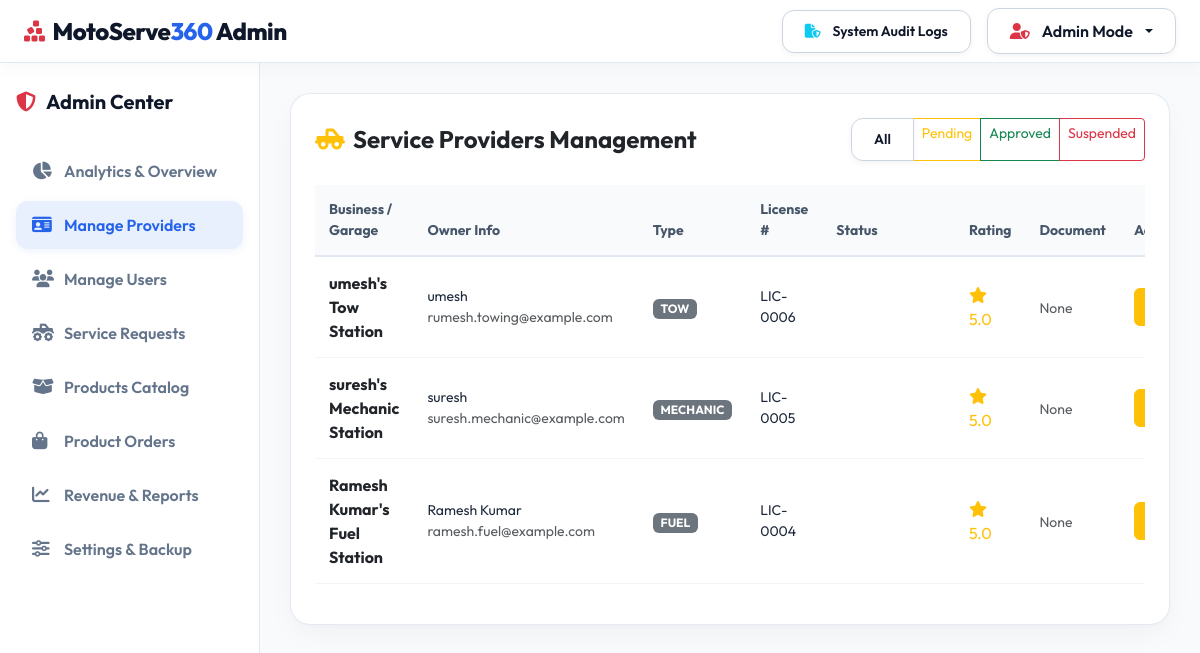
The page /admin/providers (signed in) on the database its author committed.
### models/user.py (models this page shows, shortened)
class ProviderProfile(db.Model):
    __tablename__ = 'providers'
    id = db.Column(db.Integer, primary_key=True)
    user_id = db.Column(db.Integer, db.ForeignKey('users.id'), nullable=False, unique=True)
    provider_type = db.Column(db.String(30), nullable=False) # 'fuel', 'mechanic', 'tow'
    business_name = db.Column(db.String(150), nullable=False)
    license_number = db.Column(db.String(50), nullable=False)
    document_url = db.Column(db.String(255), nullable=True)
    is_online = db.Column(db.Boolean, default=False)
    current_lat = db.Column(db.Float, default=12.9716) # Default Bengaluru coordinates
    current_lng = db.Column(db.Float, default=77.5946)
    rating = db.Column(db.Float, default=5.0)
    total_ratings = db.Column(db.Integer, default=1)
    status = db.Column(db.String(20), default='pending') # 'pending', 'approved', 'rejected', 'suspended'
    created_at = db.Column(db.DateTime, default=datetime.utcnow)
    assigned_requests = db.relationship('ServiceRequest', foreign_keys='ServiceRequest.provider_id', backref='provider_profile', lazy=True)
    reviews = db.relationship('Review', backref='provider_profile', lazy=True)

class User(UserMixin, db.Model):
    __tablename__ = 'users'
    id = db.Column(db.Integer, primary_key=True)
    name = db.Column(db.String(100), nullable=False)
    email = db.Column(db.String(120), unique=True, nullable=False, index=True)
    password_hash = db.Column(db.String(255), nullable=False)
    phone = db.Column(db.String(20), nullable=False)
    role = db.Column(db.String(20), nullable=False, default='customer') # 'customer', 'provider', 'admin'
    avatar = db.Column(db.String(255), default='default_avatar.png')
    license_number = db.Column(db.String(50), nullable=True)
    created_at = db.Column(db.DateTime, default=datetime.utcnow)
    is_active = db.Column(db.Boolean, default=True)
    vehicles = db.relationship('Vehicle', backref='owner', lazy=True, cascade="all, delete-orphan")
    provider_profile = db.relationship('ProviderProfile', backref='user', uselist=False, cascade="all, delete-orphan")
    customer_requests = db.relationship('ServiceRequest', foreign_keys='ServiceRequest.customer_id', backref='customer', lazy=True)
    cart_items = db.relationship('CartItem', backref='user', lazy=True, cascade="all, delete-orphan")
    orders = db.relationship('Order', backref='customer', lazy=True)
    payments = db.relationship('Payment', backref='user', lazy=True)
    notifications = db.relationship('Notification', backref='user', lazy=True, cascade="all, delete-orphan")
    def is_admin(self):
        return self.role == 'admin'
    def is_customer(self):
        return self.role == 'customer'

### routes/admin.py (the view)
@admin_bp.route('/providers')
@login_required
@admin_required
def providers():
    status_filter = request.args.get('status', 'all')
    query = ProviderProfile.query
    if status_filter != 'all':
        query = query.filter_by(status=status_filter)
    providers_list = query.order_by(ProviderProfile.created_at.desc()).all()
    return render_template('admin/providers.html', providers=providers_list, status_filter=status_filter)

### routes/admin.py (called while the page is built)
def admin_required(f):
    from functools import wraps
    @wraps(f)
    def decorated_function(*args, **kwargs):
        if not current_user.is_authenticated or not current_user.is_admin():
            flash('Access denied. Admin authorization required.', 'danger')
            return redirect(url_for('auth.login', role='admin'))
        return f(*args, **kwargs)
    return decorated_function

### templates/admin/providers.html (shortened to what this page needs)
{% extends 'admin/base_admin.html' %}
{% block admin_content %}
<div class="glass-card p-4">
  <div class="d-flex justify-content-between align-items-center mb-4">
    <h4 class="fw-bold text-dark mb-0"><i class="fas fa-truck-pickup text-warning me-2"></i>Service Providers Management</h4>
    <div class="btn-group btn-group-sm">
      <a href="{{ url_for('admin.providers', status='all') }}" class="btn btn-white-custom {% if status_filter == 'all' %}active{% endif %}">All</a>
      <a href="{{ url_for('admin.providers', status='pending') }}" class="btn btn-outline-warning {% if status_filter == 'pending' %}active{% endif %}">Pending</a>
      <a href="{{ url_for('admin.providers', status='approved') }}" class="btn btn-outline-success {% if status_filter == 'approved' %}active{% endif %}">Approved</a>
      <a href="{{ url_for('admin.providers', status='suspended') }}" class="btn btn-outline-danger {% if status_filter == 'suspended' %}active{% endif %}">Suspended</a>
    </div>
  </div>
  {% if providers %}
    <div class="table-responsive">
      <table class="table table-hover align-middle">
        <thead>
          <tr class="text-muted small">
            <th>Business / Garage</th>
            <th>Owner Info</th>
            <th>Type</th>
            <th>License #</th>
            <th>Status</th>
            <th>Rating</th>
            <th>Document</th>
            <th>Actions</th>
          </tr>
        </thead>
        <tbody>
          {% for p in providers %}
            <tr>
              <td class="fw-bold text-dark">{{ p.business_name }}</td>
              <td class="small">{{ p.user.name }}<br><span class="text-muted">{{ p.user.email }}</span></td>
              <td><span class="badge bg-secondary text-uppercase">{{ p.provider_type }}</span></td>
              <td class="small">{{ p.license_number }}</td>
              <td><span class="badge badge-status badge-{{ p.status }}">{{ p.status }}</span></td>
              <td><span class="text-warning"><i class="fas fa-star"></i> {{ p.rating }}</span></td>
              <td>
                {% if p.document_url %}
                  <a href="{{ url_for('static', filename='uploads/' + p.document_url) }}" target="_blank" class="btn btn-sm btn-white-custom"><i class="fas fa-file-pdf"></i> View</a>
                {% else %}
                  <span class="text-muted small">None</span>
                {% endif %}
              </td>
              <td>
                <div class="btn-group btn-group-sm">
                  {% if p.status != 'rejected' %}
                    <form action="{{ url_for('admin.provider_action', provider_id=p.id, action='reject') }}" method="POST" class="d-inline">
                      <button type="submit" class="btn btn-warning" title="Reject"></button>
                    </form>
                  {% endif %}
                </div>
              </td>
            </tr>
          {% endfor %}
        </tbody>
      </table>
    </div>
  {% else %}
    <p class="text-muted text-center py-4">No providers found for the selected status filter.</p>
  {% endif %}
</div>
{% endblock %}

### templates/admin/base_admin.html (shortened to what this page needs)
<!DOCTYPE html>
<html lang="en">
<head>
  <link href="https://cdn.jsdelivr.net/npm/bootstrap@5.3.2/dist/css/bootstrap.min.css" rel="stylesheet">
  <link rel="stylesheet" href="https://cdnjs.cloudflare.com/ajax/libs/font-awesome/6.5.1/css/all.min.css">
  <link rel="stylesheet" href="{{ url_for('static', filename='css/style.css') }}">
  <link rel="stylesheet" href="{{ url_for('static', filename='css/dashboard.css') }}">
</head>
<body>
  <nav class="navbar navbar-expand-lg navbar-light navbar-custom sticky-top">
    <div class="container-fluid px-4">
      <a class="navbar-brand me-4" href="{{ url_for('admin.dashboard') }}">
        <i class="fas fa-cubes-stacked me-2 text-danger"></i>MotoServe<span>360</span> Admin
      </a>
      <div class="d-flex align-items-center gap-3 ms-auto">
        <a href="{{ url_for('admin.reports') }}" class="btn btn-white-custom btn-sm"><i class="fas fa-file-shield me-1 text-info"></i> System Audit Logs</a>
        <div class="dropdown">
          <button class="btn btn-white-custom dropdown-toggle" type="button" data-bs-toggle="dropdown">
            <i class="fas fa-user-shield me-1 text-danger"></i> Admin Mode
          </button>
        </div>
      </div>
    </div>
  </nav>
  <div class="dashboard-wrapper">
    <aside class="sidebar">
      <div class="sidebar-brand">
        <i class="fas fa-shield-halved text-danger"></i> Admin Center
      </div>
      <ul class="sidebar-nav">
        <li>
          <a href="{{ url_for('admin.dashboard') }}" class="sidebar-link {% if request.endpoint == 'admin.dashboard' %}active{% endif %}">
            <i class="fas fa-chart-pie"></i> Analytics & Overview
          </a>
        </li>
        <li>
          <a href="{{ url_for('admin.providers') }}" class="sidebar-link {% if request.endpoint == 'admin.providers' %}active{% endif %}">
            <i class="fas fa-id-card"></i> Manage Providers
          </a>
        </li>
        <li>
          <a href="{{ url_for('admin.users') }}" class="sidebar-link {% if request.endpoint == 'admin.users' %}active{% endif %}">
            <i class="fas fa-users"></i> Manage Users
          </a>
        </li>
        <li>
          <a href="{{ url_for('admin.requests') }}" class="sidebar-link {% if request.endpoint == 'admin.requests' %}active{% endif %}">
            <i class="fas fa-truck-monster"></i> Service Requests
          </a>
        </li>
        <li>
          <a href="{{ url_for('admin.products') }}" class="sidebar-link {% if request.endpoint == 'admin.products' %}active{% endif %}">
            <i class="fas fa-box-open"></i> Products Catalog
          </a>
        </li>
        <li>
          <a href="{{ url_for('admin.orders') }}" class="sidebar-link {% if request.endpoint == 'admin.orders' %}active{% endif %}">
            <i class="fas fa-bag-shopping"></i> Product Orders
          </a>
        </li>
        <li>
          <a href="{{ url_for('admin.reports') }}" class="sidebar-link {% if request.endpoint == 'admin.reports' %}active{% endif %}">
            <i class="fas fa-chart-line"></i> Revenue & Reports
          </a>
        </li>
        <li>
          <a href="{{ url_for('admin.settings') }}" class="sidebar-link {% if request.endpoint == 'admin.settings' %}active{% endif %}">
            <i class="fas fa-sliders"></i> Settings & Backup
          </a>
        </li>
      </ul>
    </aside>
    <main class="dashboard-content">
      {% block admin_content %}{% endblock %}
    </main>
  </div>
</body>
</html>

### static/css/style.css (style rules this page uses)
:root { --primary-color: #2563eb; --primary-hover: #1d4ed8; --secondary-color: #64748b; --light-bg: #f8fafc; --light-surface: #ffffff; --light-card: #ffffff; --light-border: #e2e8f0; --dark-bg: #f8fafc; --dark-surface: #ffffff; --dark-card: #ffffff; --dark-border: #e2e8f0; --accent-fuel: #d97706; --accent-repair: #2563eb; --accent-tow: #dc2626; --accent-store: #059669; --text-main: #0f172a; --text-muted: #64748b; --glass-bg: rgba(255, 255, 255, 0.92); --glass-border: rgba(226, 232, 240, 0.9); }
body { font-family: 'Outfit', -apple-system, BlinkMacSystemFont, "Segoe UI", Roboto, sans-serif; background-color: var(--light-bg); color: var(--text-main); min-height: 100vh; display: flex; flex-direction: column; }
.glass-card { background: var(--glass-bg); backdrop-filter: blur(16px); -webkit-backdrop-filter: blur(16px); border: 1px solid var(--glass-border); border-radius: 20px; box-shadow: 0 10px 30px -5px rgba(15, 23, 42, 0.05), 0 4px 6px -2px rgba(15, 23, 42, 0.02); transition: transform 0.25s ease, box-shadow 0.25s ease, border-color 0.25s ease; }
.navbar-custom { background: rgba(255, 255, 255, 0.92) !important; backdrop-filter: blur(14px); -webkit-backdrop-filter: blur(14px); border-bottom: 1px solid var(--light-border); box-shadow: 0 4px 20px rgba(15, 23, 42, 0.03); }
.navbar-brand { font-weight: 800; font-size: 1.5rem; letter-spacing: -0.5px; color: #0f172a !important; }
.navbar-brand span { color: var(--primary-color); }
.btn-white, .btn-white-custom { background: #ffffff !important; color: #0f172a !important; border: 1px solid #cbd5e1 !important; font-weight: 600; padding: 10px 22px; border-radius: 12px; box-shadow: 0 2px 6px rgba(15, 23, 42, 0.05); transition: all 0.25s ease; display: inline-flex; align-items: center; gap: 8px; }
.badge-status { padding: 6px 14px; border-radius: 20px; font-size: 0.85rem; font-weight: 700; text-transform: uppercase; letter-spacing: 0.3px; }
.table { color: #0f172a; background-color: #ffffff; }
.table th { color: #475569 !important; font-weight: 700; background-color: #f8fafc; border-bottom: 2px solid #e2e8f0; padding: 14px; }
.table td { color: #1e293b; border-bottom: 1px solid #f1f5f9; vertical-align: middle; padding: 14px; }

### static/css/dashboard.css (style rules this page uses)
.dashboard-wrapper { display: flex; min-height: calc(100vh - 60px); background-color: #f8fafc; }
.sidebar { width: 260px; background-color: #ffffff; border-right: 1px solid #e2e8f0; padding: 24px 16px; display: flex; flex-direction: column; box-shadow: 2px 0 10px rgba(15, 23, 42, 0.02); }
.sidebar-brand { font-size: 1.25rem; font-weight: 700; color: #0f172a; margin-bottom: 30px; display: flex; align-items: center; gap: 10px; }
.sidebar-nav { list-style: none; padding: 0; margin: 0; display: flex; flex-direction: column; gap: 6px; }
.sidebar-link { display: flex; align-items: center; gap: 12px; padding: 12px 16px; color: #64748b; text-decoration: none; font-weight: 600; border-radius: 12px; transition: all 0.2s ease; }
.sidebar-link.active { color: #2563eb; background-color: rgba(37, 99, 235, 0.1); box-shadow: 0 2px 8px rgba(37, 99, 235, 0.08); }
.sidebar-link i { font-size: 1.1rem; width: 20px; }
.dashboard-content { flex: 1; padding: 30px; background-color: #f8fafc; overflow-y: auto; }

### rows shown on the page
ProviderProfile: business_name "umesh's Tow Station", user.name "umesh", user.email "rumesh.towing@example.com", provider_type "TOW", license_number "LIC-0006", rating "5.0", shows "None"
ProviderProfile: business_name "suresh's Mechanic Station", user.name "suresh", user.email "suresh.mechanic@example.com", provider_type "MECHANIC", license_number "LIC-0005", rating "5.0", shows "None"
ProviderProfile: business_name "Ramesh Kumar's Fuel Station", user.name "Ramesh Kumar", user.email "ramesh.fuel@example.com", provider_type "FUEL", license_number "LIC-0004", rating "5.0", shows "None"
